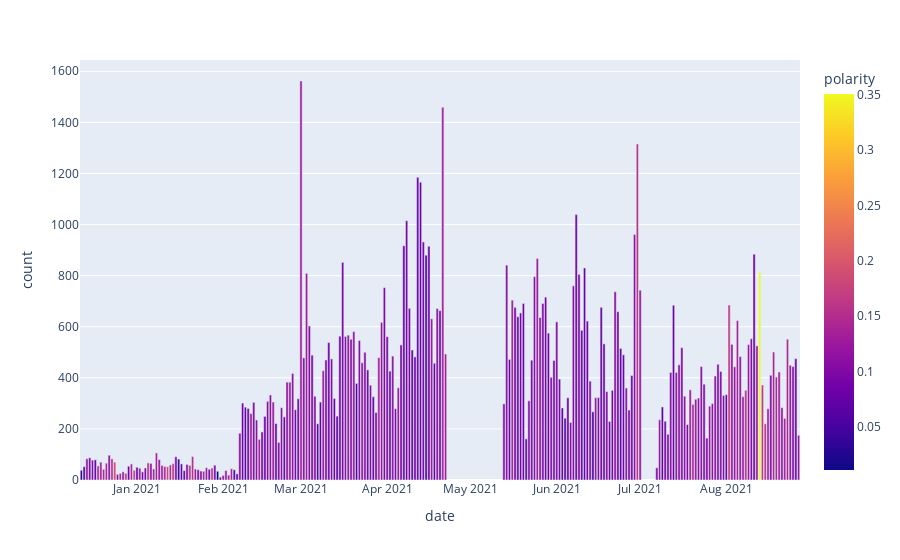

The notebook cell this image was saved under:
### Code cell
# Plot tweets over time, color-coded by average polarity score
fig = px.bar(timeline, x='date', y='count', color='polarity')
fig.show()

### Figure 1 — Plotly figure (JSON) as saved in the notebook; plotly's stock layout.template omitted (floating-point values rounded to 4 significant figures; data arrays with more than 128 entries replaced by an {"elided": "..."} marker saying what was removed)
{"data": [{"alignmentgroup": "True", "hovertemplate": "date=%{x}<br>count=%{y}<br>polarity=%{marker.color}<extra></extra>", "legendgroup": "", "marker": {"color": {"elided": "234 float values"}, "coloraxis": "coloraxis", "pattern": {"shape": ""}}, "name": "", "offsetgroup": "", "orientation": "v", "showlegend": false, "textposition": "auto", "type": "bar", "x": {"elided": "234 str values"}, "xaxis": "x", "y": {"elided": "234 int values"}, "yaxis": "y"}], "layout": {"barmode": "relative", "coloraxis": {"colorbar": {"title": {"text": "polarity"}}, "colorscale": [[0, "#0d0887"], [0.1111, "#46039f"], [0.2222, "#7201a8"], [0.3333, "#9c179e"], [0.4444, "#bd3786"], [0.5556, "#d8576b"], [0.6667, "#ed7953"], [0.7778, "#fb9f3a"], [0.8889, "#fdca26"], [1, "#f0f921"]]}, "legend": {"tracegroupgap": 0}, "margin": {"t": 60}, "xaxis": {"anchor": "y", "domain": [0, 1], "title": {"text": "date"}}, "yaxis": {"anchor": "x", "domain": [0, 1], "title": {"text": "count"}}}}
